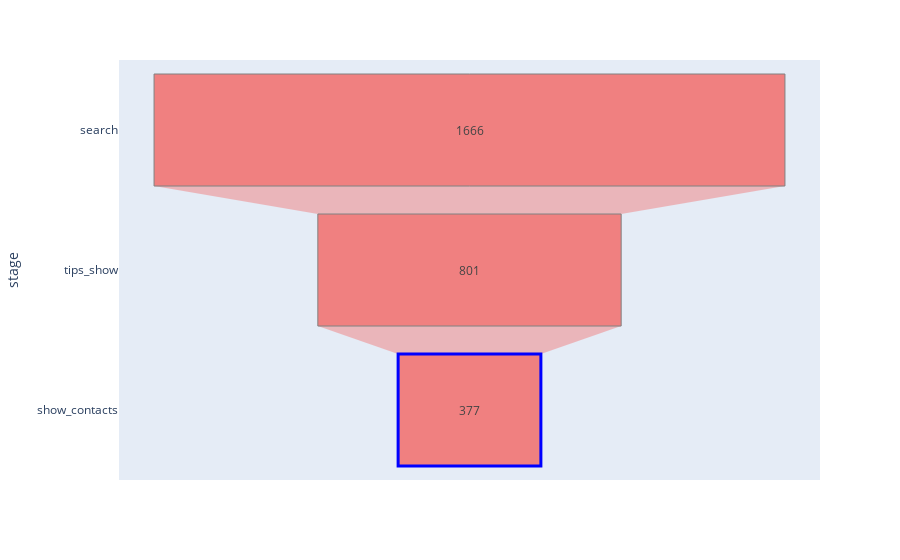

The code cell stored with this chart in its notebook:
### Code cell
#funnel for the scenario Search – Tip_show - show_contacts

search_users = user_sankey2.query('event_name == "search"')['user_id'].unique()
search_df = user_sankey2.query('user_id in @search_users')
search1=search_df.groupby('event_name', as_index=False).agg(users_cnt=('user_id', 'nunique'))

data_funnel_map2=search1.query("event_name in ('search', 'tips_show', 'show_contacts')")
data_funnel_map2=data_funnel_map2.sort_values(by='users_cnt', ascending=False)
data_funnel_map2

data_funnel_x2=data_funnel_map2['users_cnt'].to_frame().reset_index()['users_cnt'].to_list()
data_funnel_y2=data_funnel_map2['event_name'].to_frame().reset_index()['event_name'].to_list()

df = pd.DataFrame(dict(
    stage = data_funnel_y2,
    number = data_funnel_x2))

fig = px.funnel(df, x = 'number', y = 'stage',
                color_discrete_sequence = ['lightcoral'], opacity = 1)
fig.update_traces(marker = {'line': {'width': [1, 1, 3, 1], 'color': ['gray', 'gray', 'blue', 'gray']}})

fig.show()

### Figure 1 — Plotly figure (JSON) as saved in the notebook; plotly's stock layout.template omitted (floating-point values rounded to 4 significant figures)
{"data": [{"hovertemplate": "number=%{x}<br>stage=%{y}<extra></extra>", "legendgroup": "", "marker": {"color": "lightcoral", "line": {"color": ["gray", "gray", "blue", "gray"], "width": [1, 1, 3, 1]}}, "name": "", "opacity": 1, "orientation": "h", "showlegend": false, "type": "funnel", "x": [1666, 801, 377], "xaxis": "x", "y": ["search", "tips_show", "show_contacts"], "yaxis": "y"}], "layout": {"legend": {"tracegroupgap": 0}, "margin": {"t": 60}, "xaxis": {"anchor": "y", "domain": [0, 1], "title": {"text": "number"}}, "yaxis": {"anchor": "x", "domain": [0, 1], "title": {"text": "stage"}}}}
